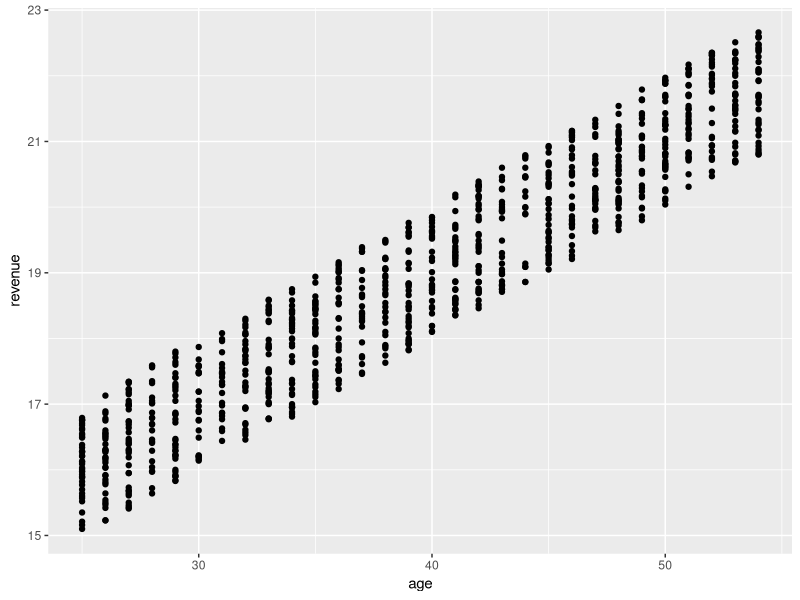
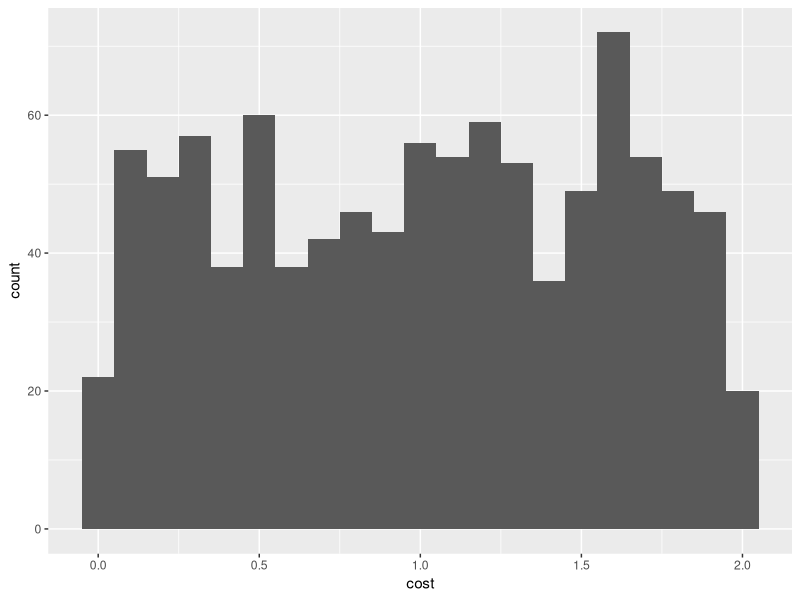

The R source for these figures, in order:
## ---- chunk 1
options(warn = -1) 
knitr::opts_chunk$set(echo = TRUE)
## ---- chunk 2
rm(list=ls())
## ---- chunk 3
library('dplyr')
library('ggplot2')
## ---- chunk 4
ads <- read.csv('data1.csv')
## ---- chunk 5
colnames(ads)
## ---- chunk 6
nrow(ads)
## ---- chunk 7
summary(ads)
## ---- chunk 8
sum(ads$conversion)
## ---- chunk 9
expensive.ads<- ads[(ads$cost > 1)& (ads$channel=='display'),]
## ---- chunk 10
sum(expensive.ads$cost)
## ---- chunk 11
ads$profit <- ads$revenue - ads$cost
sum(ads$profit)
## ---- chunk 12
channel.per <- ads %>% group_by(channel) %>% summarise(total.impressions=n(), total.conversions=sum(conversion), total.cost=sum(cost))
print(channel.per)
## ---- chunk 13
customers <- read.csv('data2.csv')
merged <- merge(ads,customers,by="id")
## ---- chunk 14
reg1 <- lm(revenue~age, data=merged)
print(reg1)
## ---- chunk 15
summary(reg1)
## ---- chunk 16
predict(reg1, newdata = data.frame(age = c(38)))
## ---- chunk 17
reg2 <- glm(conversion~type, data=merged, family='binomial')
print(reg2)
## ---- chunk 18
reg2 <- glm(conversion~type, data=merged, family='binomial')
summary(reg2)
## ---- chunk 19
ggplot(merged, aes(age, revenue)) + geom_point()
## ---- chunk 20
ggplot(merged, aes(cost)) + geom_histogram(binwidth=.1)
